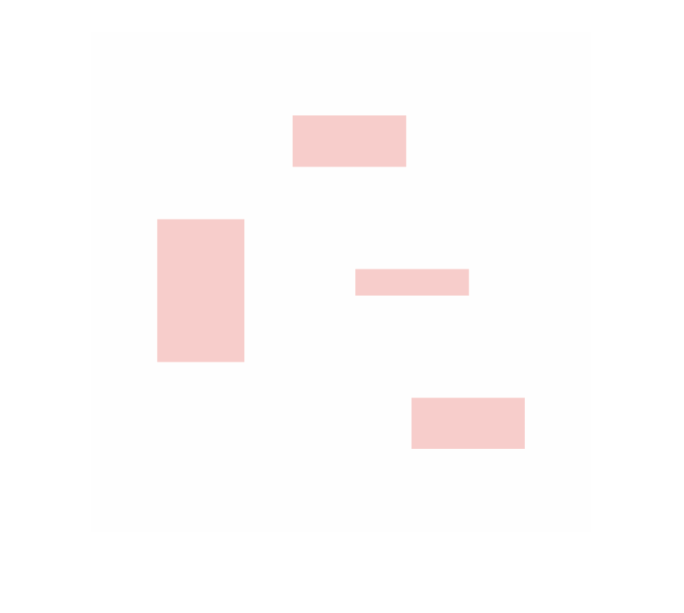
%> input picture Images/Sample_Map.png, 684 x 613 px
$ octave C_RRTStar_Final.m   (GNU Octave 9; MATLAB toolbox functions it lacks are replaced by stand-ins)
%> lines starting %> are read from the running program, lines starting %| are printed output that depends on the picture; in (x1, y1, x2, y2) boxes, pixels count from 0 and x2, y2 are one past the last pixel; in counts of white or black regions, pixels touching at a corner belong together; the program's own positions count from 1
%% 530.678 Final Project - Path Planning Section
%% C-RRT* path-planning algorithm in 2D with obstacle avoidance

%% Zhuokai Zhao, Changxin Yan, Mengdi Xu
clear
clearvars
close all
disp('Program Starts');
disp('530.678 Final Project - Path Planning Section');
disp('Customized RRT* path-planning algorithm in 2D with obstacle avoidance');
disp('Zhuokai Zhao, Changxin Yan, Mengdi Xu');

%% Legends in graph
%% Blue crosses are the ramdomly picked node q_rand
%% Red crosses are q_new, which are generated when q_rand is too far away from q_near
%% Blue lines are qualified path between q_near and q_new
%% Red lines are after updating parent (finding q_nearest), which are between q_nearest and q_new
%% Yellow lines are showing the tree rewire
%% Thick blue line is the line-connected final path
%% Thick green line is the final planning path after polynomial fit

% The input image is 500*500, converted to a 5m*5m real-world ground
% Each pixel means 1 cm

% Start and end position (x, y, theta)
q_start.coord = [0 0 0];
q_goal.coord = [499 499 0];

% Some control inputs
max_stepsize = 5;
numNodes = 2000;
neigbor_radius = 50;
section_size = 50;
poly_degree = 4;

% used in obstacle cost function
rho = 40;
sigma = 30;

% If we want bias when generating new state q_rand
wantBias = 1;
bias_percentage = 0.5;

% used in polynomial fit
max_difference = 0.8;

% used in velocity assignment
% acceleration is in cm/s^2
a_max = 20;
% velocity is in cm/s
v_max = 20;

% if we want to plot velocities
wantVelocityPlot = true;

%% Part I: Import map image and generate the map
% Import our map image
filepath = '\Sample_Map.png';
image = imread(filepath);
%> image is the input picture: size 613x684x3 uint8; mean R, G, B 254, 251.2, 251.1
%imshow(image)

% resize the image to be 500*500
if (length(image) ~= 500)
    image = imresize(image, [500 500]);
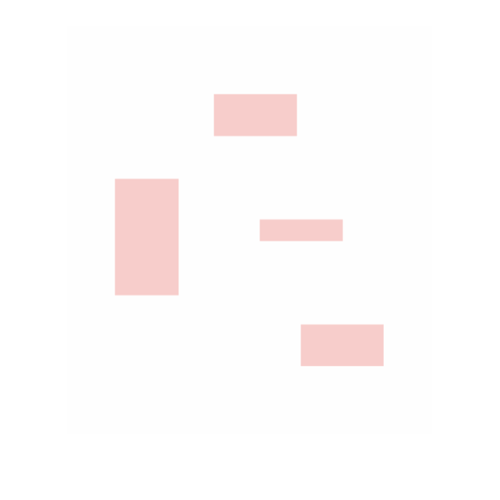
%> image: size 500x500x3 uint8; mean R, G, B 254, 251.2, 251.1
    disp('Input image has been resized to 500x500');
end

% convert the image to grayscale and then black and white
gray_image = rgb2gray(image);
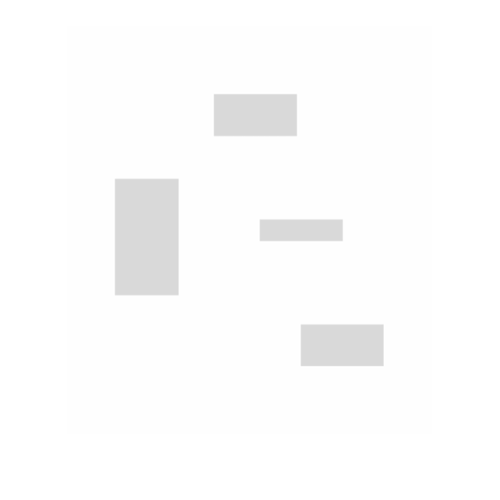
%> gray_image: size 500x500 uint8; min 216, max 255, mean 252
%imshow(gray_image)
bw_image = gray_image < 240;
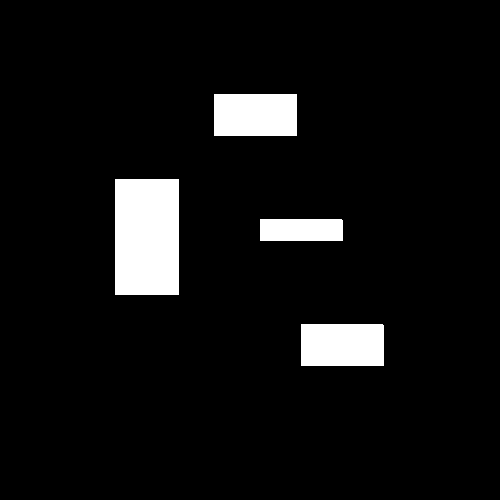
%> bw_image: size 500x500 logical; 6.5% white; 4 white regions
%figure();
%imshow(bw_image)

% get rectangles (obstacles) from the image
% find both black and white regions
stats = [regionprops(bw_image); regionprops(not(bw_image))];
%> stats = 5 regions; box (x1, y1, x2, y2), Area and Centroid: (0, 0, 500, 500) 233780 [251.9 251.7], (115, 179, 179, 295) 7424 [147.5 237.5], (214, 94, 297, 136) 3486 [256 115.5], (301, 324, 384, 366) 3485 [343 345.5], (260, 219, 343, 241) 1825 [302 230.5]

% obtain all the obstacles (rectangles)
num_obstacles = numel(stats);
%> num_obstacles = 5
obstacles = [];

% [10 lines of commented-out code are left out]
count = 0;
for i = 1:num_obstacles
    if stats(i).BoundingBox(3) > 400
        count = count + 1;
        continue;
    end
    obstacles = [obstacles; stats(i).BoundingBox];
end
%> this loop made 5 passes
%> count on pass 5: 1
%> obstacles on passes 1 to 3: [115.5 179.5 64 116], [115.5 179.5 64 116; 214.5 94.5 83 42], [115.5 179.5 64 116; 214.5 94.5 83 42; 260.5 219.5 83 22]
%> after the loop, obstacles = [115.5 179.5 64 116; 214.5 94.5 83 42; 260.5 219.5 83 22; 301.5 324.5 83 42]
num_obstacles = num_obstacles - count;
%> num_obstacles = 4

% get the size of the map and define some variables
[x_max, y_max] = size(bw_image);
%> x_max = 500; y_max = 500

% define starting and goal configuration
q_start.cost = 0;
q_start.parent = 0;
q_goal.cost = 0;

% we restrict our initial theta to be something reasonable
q_start.coord(3) = atan2(q_goal.coord(2)-q_start.coord(2), q_goal.coord(1)-q_start.coord(1));

% q_goal, we let the goal have the same theta as the start
q_goal.coord(3) = q_start.coord(3);

% put q_start as the first visited nodes
num_visited = 0;
num_visited = num_visited + 1;
q_start.index = num_visited;
visited_nodes(q_start.index) = q_start;

% plot the map with obstalces
figure(1)
axis([0 x_max 0 y_max])
%axis equal

% draw the map with obstacles
for i = 1:num_obstacles
    rectangle('Position', obstacles(i, :), 'FaceColor', [0 .5 .5])
    hold on
end
%> this loop made 4 passes

tic
%% Path planning using RRT*
% q_prev is used when biasly randomizing q_rand
q_prev = q_start;
shouldStop = false;

%> the run ends on the next line
for i = 1:numNodes
% [362 lines not run here, left out]
function [biased_x, biased_y, biased_theta] = getBiasedState(q_prev, q_goal, bias_percentage, x_max, y_max)
    % initial assignment (without bias)
    biased_x = round(rand(1)*x_max);
    biased_y = round(rand(1)*y_max);
    biased_theta = rand(1)*2*pi;

    % randomized q_rand will have a higher bias of getting the [x y theta] with more reasonable values
    if (q_prev.coord == q_goal.coord)
        fprintf('WARNING: q_prev = q_goal');
    end

    bias_percentage = round(bias_percentage*10);
    bias_box = zeros(1, 10);
    for i = 1:bias_percentage
        bias_box(1, i) = 1;
    end
    pick = bias_box(randi(10));

    % if x_goal < x_prev, biased to [x < x_prev], [pi/2, 3*pi/2]
    if (q_goal.coord(1) < q_prev.coord(1))
        % if y_goal < y_prev, [0 x_prev) [0 y_prev) [pi, 3*pi/2] are the biased range
        if (q_goal.coord(2) < q_prev.coord(2))
            if (pick == 1)
                biased_x = q_prev.coord(1) - round(rand(1)*q_prev.coord(1));
                biased_y = q_prev.coord(2) - round(rand(1)*q_prev.coord(2));
                biased_theta = rand(1)*pi/2 + pi;
            end
        end
        % if y_goal > y_start, [0 x_prev) (y_prev y_max] [pi/2, pi] is the higher biased range
        if (q_goal.coord(2) > q_prev.coord(2))
            if (pick == 1)
                biased_x = q_prev.coord(1) - round(rand(1)*q_prev.coord(1));
                biased_y = q_prev.coord(2) + round(rand(1)*(y_max - q_prev.coord(2)));
                biased_theta = rand(1)*pi/2 + pi/2;
            end
        end
    end

    % if x_goal > x_start, biased to [x > x_prev], [0, pi/2] & [3*pi/2, 2*pi]
    if (q_goal.coord(1) > q_prev.coord(1))
        % if y_goal < y_start, (x_prev x_max], [0 y_prev] [3*pi/2, 2*pi] are the biased range
        if (q_goal.coord(2) < q_prev.coord(2))
            if (pick == 1)
                biased_x = q_prev.coord(1) + round(rand(1)*(x_max - q_prev.coord(1)));
                biased_y = q_prev.coord(2) - round(rand(1)*q_prev.coord(2));
                biased_theta = rand(1)*pi/2 + 3*pi/2;
            end
        end
        % if y_goal > y_start, (x_prev x_max], (y_prev y_max], [0, pi/2] are the biased range
        if (q_goal.coord(2) > q_prev.coord(2))
            if (pick == 1)
                biased_x = q_prev.coord(1) + round(rand(1)*(x_max - q_prev.coord(1)));
                biased_y = q_prev.coord(2) + round(rand(1)*(y_max - q_prev.coord(2)));
                biased_theta = rand(1)*pi/2;
            end
        end
    end
end
% Get the distance between two nodes
function d = mydist(q1, q2)

% distance without theta
%d = sqrt((q1.coord(1)-q2.coord(1))^2 + (q1.coord(2)-q2.coord(2))^2);

% distance with theta
d = sqrt((q1.coord(1)-q2.coord(1))^2 + (q1.coord(2)-q2.coord(2))^2 + (q1.coord(3)-q2.coord(3))^2);

end

% return q_new if q_rand is too far away from q_near
function q_new = get_q_new(q_near, q_rand, dist, max_stepsize)
   q_new = q_rand;

   % Steer towards q_rand within maximum step size
   if dist >= max_stepsize
       q_new.coord(1) = q_near.coord(1) + ((q_rand.coord(1)-q_near.coord(1)) * max_stepsize) / mydist(q_near, q_rand);
       q_new.coord(2) = q_near.coord(2) + ((q_rand.coord(2)-q_near.coord(2)) * max_stepsize) / mydist(q_near, q_rand);
       q_new.coord(3) = q_near.coord(3) + ((q_rand.coord(3)-q_near.coord(3)) * max_stepsize) / mydist(q_near, q_rand);
   end

end

% part of the cost function that takes the obstacles and exploring state as
% input, return the cost value
function cost = obstacle_cost(obstacles, q_new, rho, sigma)
    min_dist = realmax;
    % first we determine the nearest obstacle
    [num, ~] = size(obstacles);
    for i = 1:num
        % use the center of the obstacle to compute distance
        cur_center = [(obstacles(i, 1)+obstacles(i, 3))/2, (obstacles(i, 2)+obstacles(i, 3))/2];
        % we should take off the distance from sides to the center
        side_dist = sqrt(obstacles(i, 3)^2 + obstacles(i, 4)^2);
        cur_dist = sqrt((q_new.coord(1)-cur_center(1))^2 + (q_new.coord(2)-cur_center(2)^2)) - side_dist;
        if (cur_dist < min_dist)
            min_dist = cur_dist;
        end
    end

    % use the min distance in the cost computation:
    % cost = rho * exp(-sigma * min_dist^2)
    cost = rho * exp(-sigma * min_dist^2);

end

% checks if two lines, q1q2 and e1e2 have crossing, note that this is
% irrelavent to the value of theta
% [14 lines left out: function checkLineCross, not called in this run]

% Checks if any collision happens if q1 and q2 are connected
function result = ifCollision(q1, q2, all_obstacles)
    % get the total number of obstacles that we need to worry about
    [num_obstacles, ~] = size(all_obstacles);
    % by default no collision
    result = 0;
    for i = 1:num_obstacles
        obstacle = all_obstacles(i, :);
        small_x = obstacle(1);
        large_x = obstacle(1) + obstacle(3);
        small_y = obstacle(2);
        large_y = obstacle(2) + obstacle(4);

        % left edge
        leftEdge_top = [small_x, large_y];
        leftEdge_bot = [small_x, small_y];

        % right edge
        rightEdge_top = [large_x, large_y];
        rightEdge_bot = [large_x, small_y];

        % top edge
        topEdge_left = [small_x, large_y];
        topEdge_right = [large_x, large_y];

        % bottom edge
        bottomEdge_left = [small_x, small_y];
        bottomEdge_right = [large_x , small_y];

        % Check if path from q1 to q2 intersects any of the four edges of the obstacle
        % left edge
        collision_left = checkLineCross(q1.coord, q2.coord, leftEdge_bot, leftEdge_top);
        % right edge
        collision_right = checkLineCross(q1.coord, q2.coord, rightEdge_bot, rightEdge_top);
        % top edge
        collision_top = checkLineCross(q1.coord, q2.coord, topEdge_left, topEdge_right);
        % bottom edge
        collision_bot = checkLineCross(q1.coord, q2.coord, bottomEdge_left,bottomEdge_right);


        if (collision_left || collision_right || collision_top || collision_bot)
            result = 1;
            break;
        end
    end

end

% The function checks if there is not enough space around q_near or q_new
function tooNarrow = narrowSpace(q, all_obstacles)
    % assume the eduMIP to be a disk with radius 40cm
    % define q_up to be at 40cm upper than q
    q_up = q;
    q_up.coord(2) = q.coord(2)+40;

    % define q_down to be at 40cm upper than q
    q_down = q;
    q_down.coord(2) = q.coord(2)-40;

    % define q_left to be at 40cm upper than q
    q_left = q;
    q_left.coord(1) = q.coord(1)-40;

    % define q_right to be at 40cm upper than q
    q_right = q;
    q_right.coord(1) = q.coord(1)+40;

    % check if line between q_temp and q will cause collision
    tooNarrow = ifCollision(q, q_up, all_obstacles) || ifCollision(q, q_down, all_obstacles) || ifCollision(q, q_left, all_obstacles) || ifCollision(q, q_right, all_obstacles);

end
